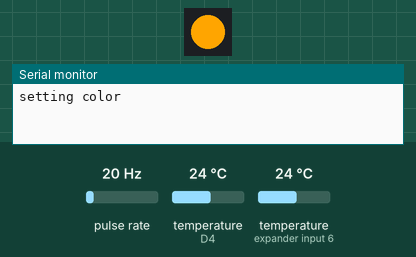
The sketch below on a simulated ESP8266 (NodeMCU). Parts: 1 RGB LEDs in strip order, left to right, the last lines printed to the serial monitor. Wiring (inferred from the names in the program): pulse sensor: data D6. The inputs (shaded band) are chosen by the test bench; at power-on: pulse rate 20 Hz, temperature (sensors on D4, expander input 6) 24 °C. Dim RGB values are drawn brighter than linear; WiFi joins after 1.5 s; servers stay silent unless stated; uploads are accepted with an empty reply.

Above: at 0.1 s.
At 2.4 s:
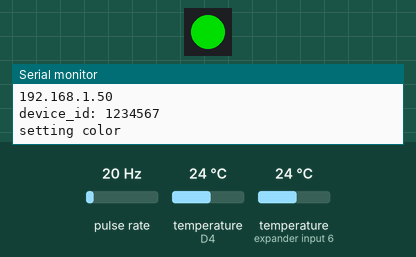
Timing chart, 0 to 3.9 s (numbered marks = the images above):
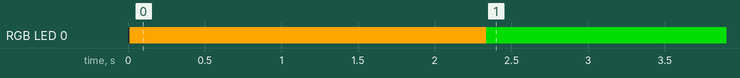

Measured:
- by itself, RGB LED 0: off → RGB(255, 165, 0) at 0.01 s, → RGB(0, 150, 0) 2.3 s later

The sketch:

hotwater-arduino.ino
```cpp
#include <ESP8266WiFi.h>
#include <ESP8266HTTPClient.h>
#include "ArduinoJson.h"
#include <OneWire.h>
#include <DallasTemperature.h>
#include <Adafruit_NeoPixel.h>

#define ONE_WIRE_BUS D4
#define TEMPERATURE_PRECISION 12

#define FLOW_PIN D6

#define LED_PIN RX

#define SUFFICIENT_FLOW_LITERS 0.3
#define SUFFICIENT_FLOW_MEASUREMENT_COUNT 24 // 4 minutes, 10 sec intervals
#define SPECIFIC_HEAT_OF_WATER 4.186

#define REPORTING_INTERVAL_SECONDS 10

// start config
#define WATTAGE 3300
#define HEAT_EFFICIENCY 0.85 //85?

char *ssid="--yourssid--";
char *password="--yourpassword--";

char* api_key="--yourapikey--";
char* api_path="https://--yourhost--.execute-api.us-east-1.amazonaws.com/prod/HotWater_Update";
// end config

unsigned long reporting_interval_millis = REPORTING_INTERVAL_SECONDS * 1000;

// setup neopixel interface
Adafruit_NeoPixel pixels = Adafruit_NeoPixel(1, LED_PIN, NEO_GRB + NEO_KHZ800);

// Setup a oneWire instance to communicate with any OneWire devices (not just Maxim/Dallas temperature ICs)
OneWire oneWire(ONE_WIRE_BUS);

// Pass our oneWire reference to Dallas Temperature.
DallasTemperature sensors(&oneWire);

// arrays to hold device addresses
DeviceAddress output_thermometer_address;
DeviceAddress input_thermometer_address;

HTTPClient http;

StaticJsonBuffer<200> jsonBuffer;
JsonObject& iot_bundle = jsonBuffer.createObject();
JsonObject& iot_bundle_state = iot_bundle.createNestedObject("state");
JsonObject& iot_bundle_state_reported = iot_bundle_state.createNestedObject("reported");

unsigned long last_report_millis = 0;

unsigned int consecutive_sufficient_flow_measurements;
float measured_input_c = 16.1;
float min_input_c;
float measured_output_c = 33.1;
float max_output_c;

float liter_deficit = 0;
float liter_degree_deficit = 0;
float liter_degrees_per_second = (WATTAGE * HEAT_EFFICIENCY) / (SPECIFIC_HEAT_OF_WATER * 1000);

volatile unsigned int flow_count;

// ICACHE_RAM_ATTR: see ISR under Other causes of crashes:
//    https://github.com/esp8266/Arduino/blob/master/doc/faq/a02-my-esp-crashes.rst

void ICACHE_RAM_ATTR flow_counter(){
  flow_count += 1;
}

uint32_t color_status_ok = pixels.Color(0,150,0);
uint32_t color_status_warning = pixels.Color(255,165,0);
uint32_t color_status_error = pixels.Color(150,0,0);


void set_status_led(uint32_t c){
  Serial.println("setting color");
  // updating the neopixel color will briefly suspend the interrupts needed for flow meter counting.
  // We keep updating to a minimum to reduce the chance of a problem.
  pixels.setPixelColor(0, c);
  pixels.show(); // This sends the updated pixel color to the hardware.
}

// function to print a device address
void printAddress(DeviceAddress deviceAddress)
{
  for (uint8_t i = 0; i < 8; i++)
  {
    // zero pad the address if necessary
    if (deviceAddress[i] < 16) Serial.print("0");
    Serial.print(deviceAddress[i], HEX);
  }
}

void setup() {
  Serial.begin(115200);
  delay(10);

  // This initializes the NeoPixel library.
  pixels.begin();
  set_status_led(color_status_warning);

  // Start up the library
  sensors.begin();
  // autodetect addresses of sensors
  if (!sensors.getAddress(input_thermometer_address, 0)) Serial.println("Unable to find address for Device 0");
  if (!sensors.getAddress(output_thermometer_address, 1)) Serial.println("Unable to find address for Device 1");

  // set the resolution to 12 bit
  sensors.setResolution(input_thermometer_address, TEMPERATURE_PRECISION);
  sensors.setResolution(output_thermometer_address, TEMPERATURE_PRECISION);

  //switch the sensors if we detected wrong
  sensors.requestTemperatures();
  float inputC = sensors.getTempC(input_thermometer_address);
  float outputC = sensors.getTempC(output_thermometer_address);
  if(inputC > outputC){
    Serial.println("switching temp sensors");
    // probably reversed. Switch addresses
    if (!sensors.getAddress(input_thermometer_address, 1)) Serial.println("Unable to find address for Device 0");
    if (!sensors.getAddress(output_thermometer_address, 0)) Serial.println("Unable to find address for Device 1");
  }

  Serial.print("Input Temp Address: ");
  printAddress(input_thermometer_address);
  Serial.println();

  Serial.print("Output Temp Address: ");
  printAddress(output_thermometer_address);
  Serial.println();

  // set up flow pulse counter
  flow_count = 0;
  attachInterrupt(digitalPinToInterrupt(FLOW_PIN), flow_counter, RISING);

  // Connect to WAP
  Serial.print("Connecting to ");
  Serial.println(ssid);
  WiFi.hostname("ESP_HotWater");
  WiFi.begin(ssid, password);

  while (WiFi.status() != WL_CONNECTED) {
    delay(500);
    Serial.print(".");
  }
  Serial.println("");
  Serial.println("WiFi connected");
  Serial.println("IP address: ");
  Serial.println(WiFi.localIP());

  iot_bundle_state_reported["device_id"] = ESP.getChipId();
  Serial.print("device_id: ");
  Serial.println(ESP.getChipId());

  set_status_led(color_status_ok);
}

void report(){

  noInterrupts();
  //START Critical
  unsigned int interval_flow_count = flow_count;
  flow_count = 0;
  //END Critical
  interrupts();

  float elapsed_seconds = (millis() - last_report_millis)/1000.0;

  last_report_millis = millis(); //update timer for next update.

  float liters_used = (interval_flow_count / 477.0);

  // filter out very small sensor movements. The volume at such a low flow isn't accurate anyway
  if (interval_flow_count < 4){
    interval_flow_count = 0;
  }


  sensors.requestTemperatures();

  float input_temp_c = sensors.getTempC(input_thermometer_address);
  float output_temp_c = sensors.getTempC(output_thermometer_address);

  // Calculate replenishment effect since last interval.

  //track min and max water temps
  if(liters_used >= SUFFICIENT_FLOW_LITERS){
    consecutive_sufficient_flow_measurements += 1;
    min_input_c = min(min_input_c, input_temp_c);
    max_output_c = max(max_output_c, output_temp_c);
  } else {
    consecutive_sufficient_flow_measurements = 0;
    // default values. 24c is a good middle ground.
    min_input_c = 24;
    max_output_c = 24;
  }
  // if good data for a new input and output values is present, save that data
  if(consecutive_sufficient_flow_measurements >= SUFFICIENT_FLOW_MEASUREMENT_COUNT){
    measured_input_c = min_input_c;
    measured_output_c = max_output_c;
    Serial.print("new measured temperature values: ");
    Serial.print(measured_input_c);
    Serial.print(" - ");
    Serial.println(measured_output_c);

    // TODO: Need to prevent a second shower from setting  lower heat point. Timer since heat point set for 24 hours, or until it reaches full temperature?

  }

  //update balance with water used
  liter_deficit -= liters_used;
  liter_degree_deficit -= liters_used * (measured_output_c - measured_input_c);
  Serial.print("degree difference: ");
  Serial.println(measured_output_c - measured_input_c);

  //update balance with water heated
  if (liter_deficit < 0){
    //how many liters can we heat in the elapsed seconds?
    float liters_heated = (liter_degrees_per_second / (measured_output_c - measured_input_c)) * elapsed_seconds;
    liter_deficit += min(liters_heated, liter_deficit * -1);

    float liter_degree_delta = min(liter_degrees_per_second * elapsed_seconds, liter_degree_deficit * -1);
    liter_degree_deficit += liter_degree_delta;
    Serial.print("liter degrees per second: ");
    Serial.println(liter_degrees_per_second);
    Serial.print("elapsed seconds ");
    Serial.println(elapsed_seconds);
    Serial.print("liters replaced: ");
    Serial.println(liter_deficit);
  }

  // update bundle with data to report
  iot_bundle_state_reported["liters_used"] = liters_used;
  iot_bundle_state_reported["input_degrees_c"] = input_temp_c;
  iot_bundle_state_reported["output_degrees_c"] = output_temp_c;
  iot_bundle_state_reported["liter_deficit"] = liter_deficit;
  iot_bundle_state_reported["measured_input_c"] = measured_input_c;
  iot_bundle_state_reported["measured_output_c"] = measured_output_c;

  char shadow_string[300];
  iot_bundle.printTo((char*)shadow_string, iot_bundle.measureLength() + 1);

  // send data
  HTTPClient http;
  http.begin(api_path, "3013cd0ed90c2f942f13e85b9dc41d5630e200e0"); //second arg is the fingerprint of the aws api gateway cert.
  http.addHeader("Content-Type", "application/json");
  http.addHeader("X-API-Key", api_key);
  int httpcode = http.POST(shadow_string);
  //http.writeToStream(&Serial);
  //String payload = http.getString();
  if(httpcode == -1){
    Serial.println("report failed!");
    set_status_led(color_status_warning);
  } else {
    Serial.println("success");
    set_status_led(color_status_ok);
  }
  http.end();

}


void loop(){
  if (millis() - last_report_millis  >= reporting_interval_millis) {
    report();
  }
  yield();
}
```
